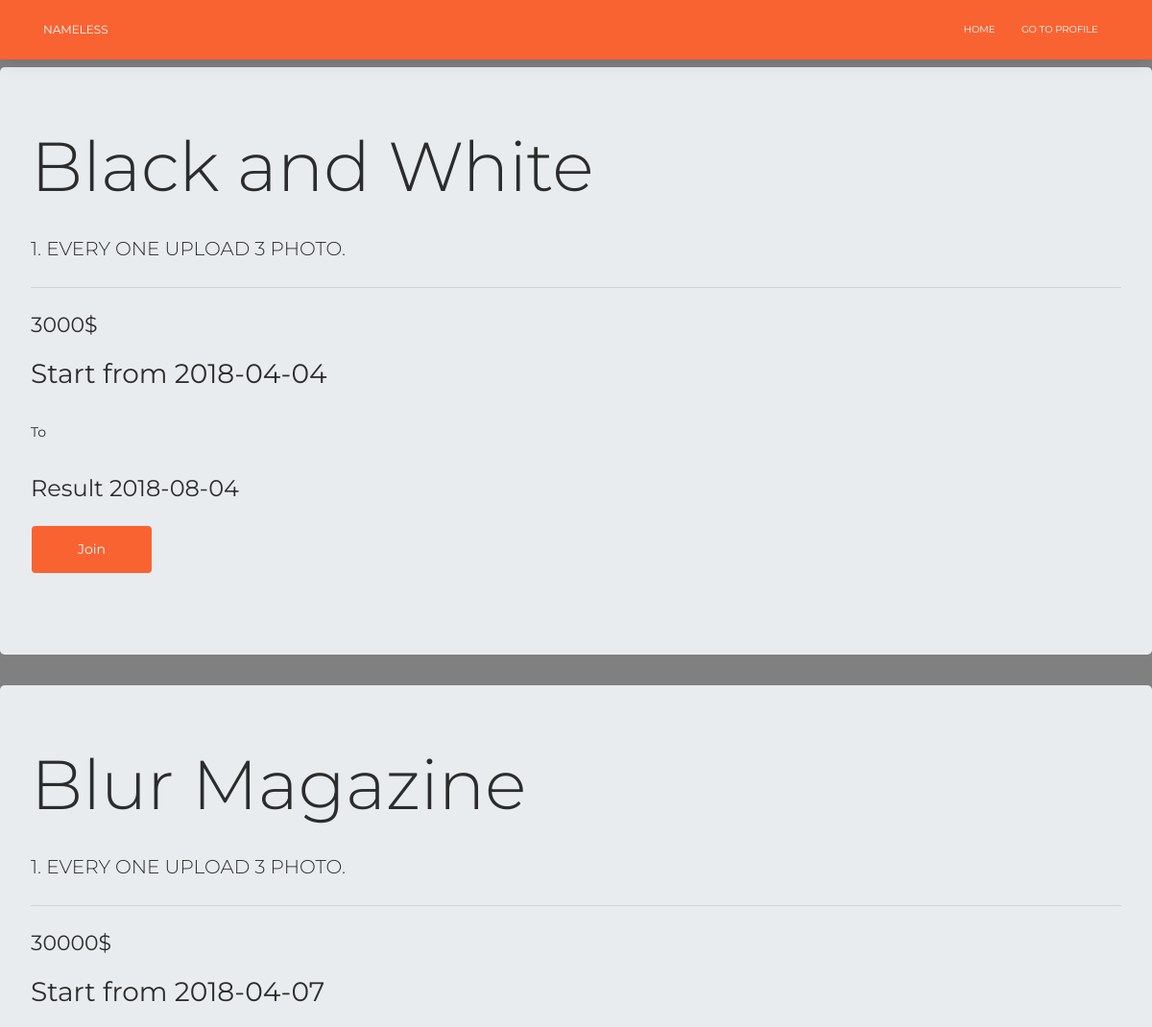
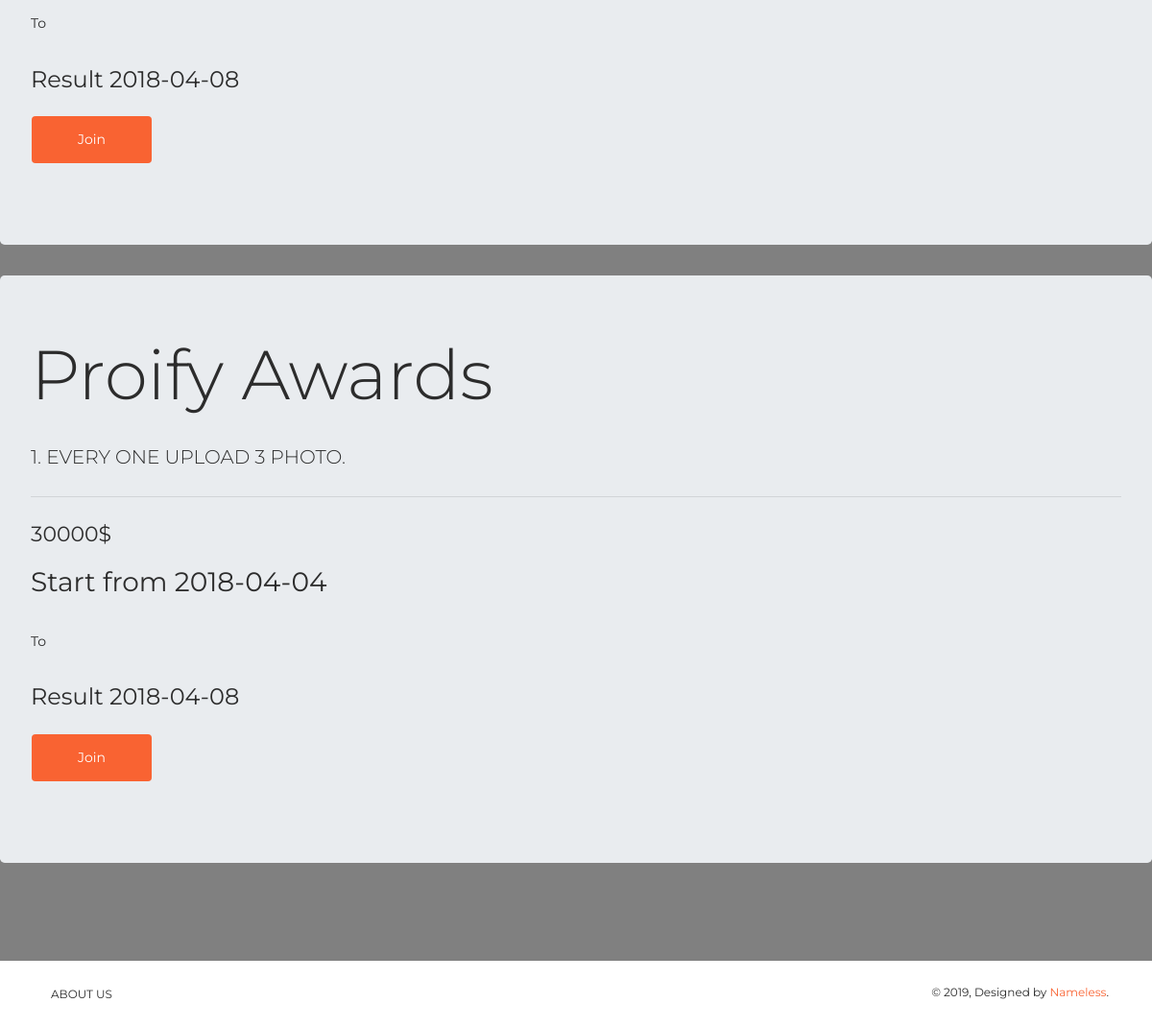
Page /showcontest.php on the committed database (2 pictures, top to bottom).
### tables this page shows
CREATE TABLE `contest` (
  `cid` int(11) NOT NULL,
  `Name` varchar(64) NOT NULL,
  `Rules` varchar(64) DEFAULT NULL,
  `Sdate` date DEFAULT NULL,
  `Edate` date DEFAULT NULL,
  `uid` int(11) DEFAULT NULL,
  `price` int(11) DEFAULT NULL
);

### showcontest.php (the view, shortened to what this page needs)
<!DOCTYPE html>
<html lang="en">
    <head>
        <link rel="stylesheet" href="font-awesome/css/font-awesome.min.css">
        <link href="css/bootstrap.min.css" rel="stylesheet" />
        <link href="css/now-ui-kit.css?v=1.1.0" rel="stylesheet" />
        <link href="css/demo.css" rel="stylesheet" />
    </head>
    <?php
    require"connect.php";
					?>
    <body class="template-page sidebar-collapse">
        <nav class="navbar navbar-expand-lg bg-primary fixed-top " color-on-scroll="400">
            <div class="container">
                <div class="navbar-translate">
                    <a class="navbar-brand" rel="tooltip" title="Online Photography Voting System" data-placement="bottom" target="_blank">
                        Nameless
                    </a>
                </div>
                <div class="collapse navbar-collapse justify-content-end" id="navigation" data-nav-image="img/blurred-image-1.jpg">
                    <ul class="navbar-nav">
                        <li class="nav-item">
                            <a class="nav-link" href="afterlogin.php">
                                <p>Home</p>
                            </a>
                        </li>
                        <li class="nav-item">
                            <a class="nav-link" href="profile.php">
                                <p>Go to Profile</p>
                            </a>
                        </li>
                    </ul>
                </div>
            </div>
        </nav>
        <div class="wrapper">
            <div class="section" style="background-color: gray;">
				<?php
					$sql = "select * from contest";
					$r = mysqli_query($link, $sql);
					while ($result = mysqli_fetch_array($r)) {
				?>
				<div class="jumbotron">
						<h1 class="display-3"><?php echo $result['Name']; ?></h1>
						<p class="lead"><?php echo $result['Rules']; ?></p>
						<hr class="my-4">
						<h5><?php echo $result['price']; ?>$</h5>
						<h3>Start from <?php echo $result['Sdate'];?></h3>
						<p>To</p>
						<h4>Result <?php echo $result['Edate'];?></h4>
						<p class="lead">
						<form action="" method="POST">
							<input class="btn btn-primary btn-lg" type="submit" name="submit" value="Join">
						</form>
						</p>
				</div>
				<?php } ?>
            </div>
            <footer class="footer">
                <div class="container">
                    <nav>
                        <ul>
                            <li>
                                <a href="">
                                    About Us
                                </a>
                            </li>
                        </ul>
                    </nav>
                    <div class="copyright">
                        &copy;
                        , Designed by
                        <a href="">Nameless</a>.
                    </div>
                </div>
            </footer>
        </div>
    </body>
</html>

### rows in the picture
contest: Name "Black and White", Rules "1. EVERY ONE UPLOAD 3 PHOTO.", price "3000", Sdate "2018-04-04", Edate "2018-08-04"
contest: Name "Blur Magazine", Rules "1. EVERY ONE UPLOAD 3 PHOTO.", price "30000", Sdate "2018-04-07", Edate "2018-04-08"
contest: Name "Proify Awards", Rules "1. EVERY ONE UPLOAD 3 PHOTO.", price "30000", Sdate "2018-04-04", Edate "2018-04-08"
